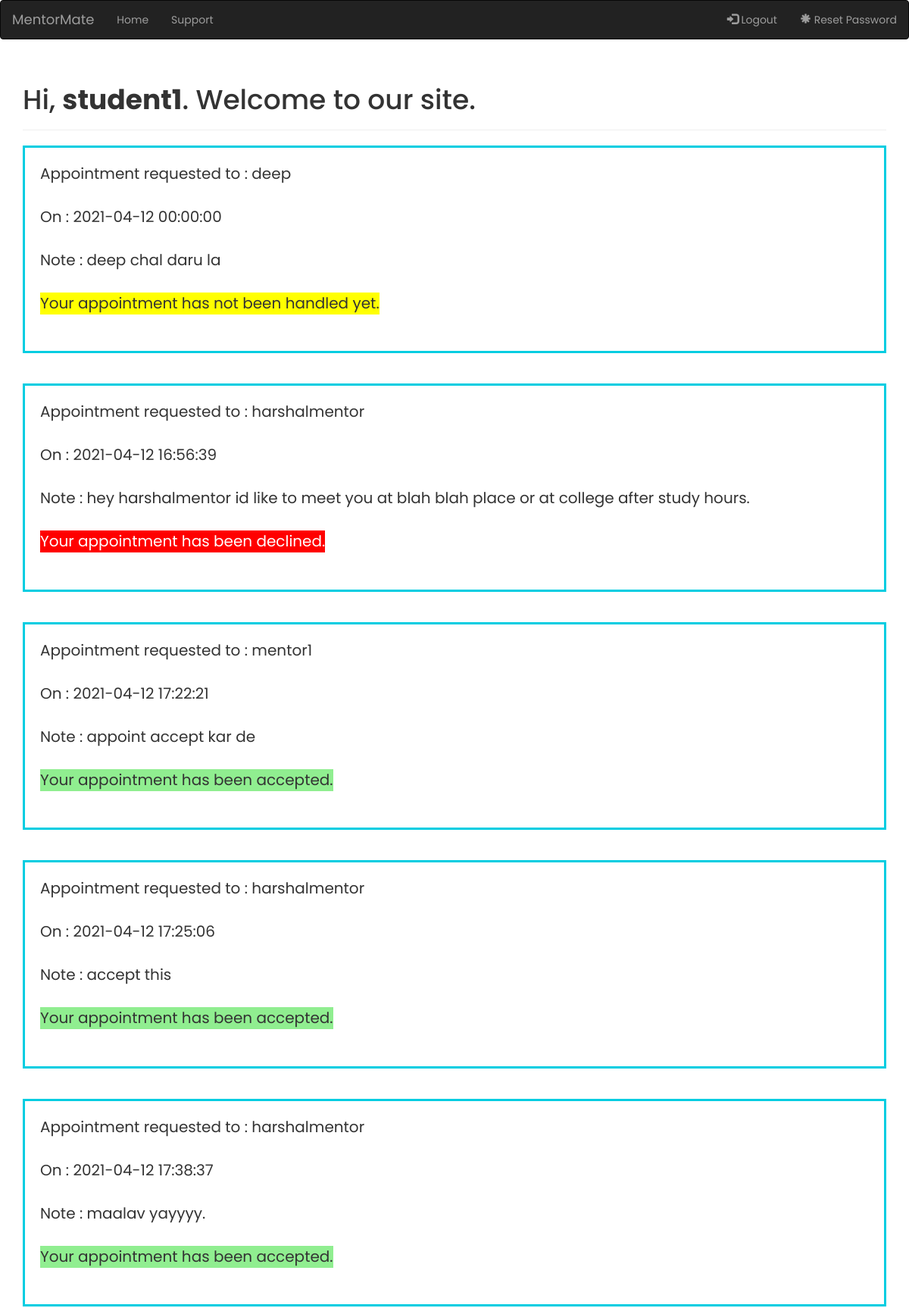
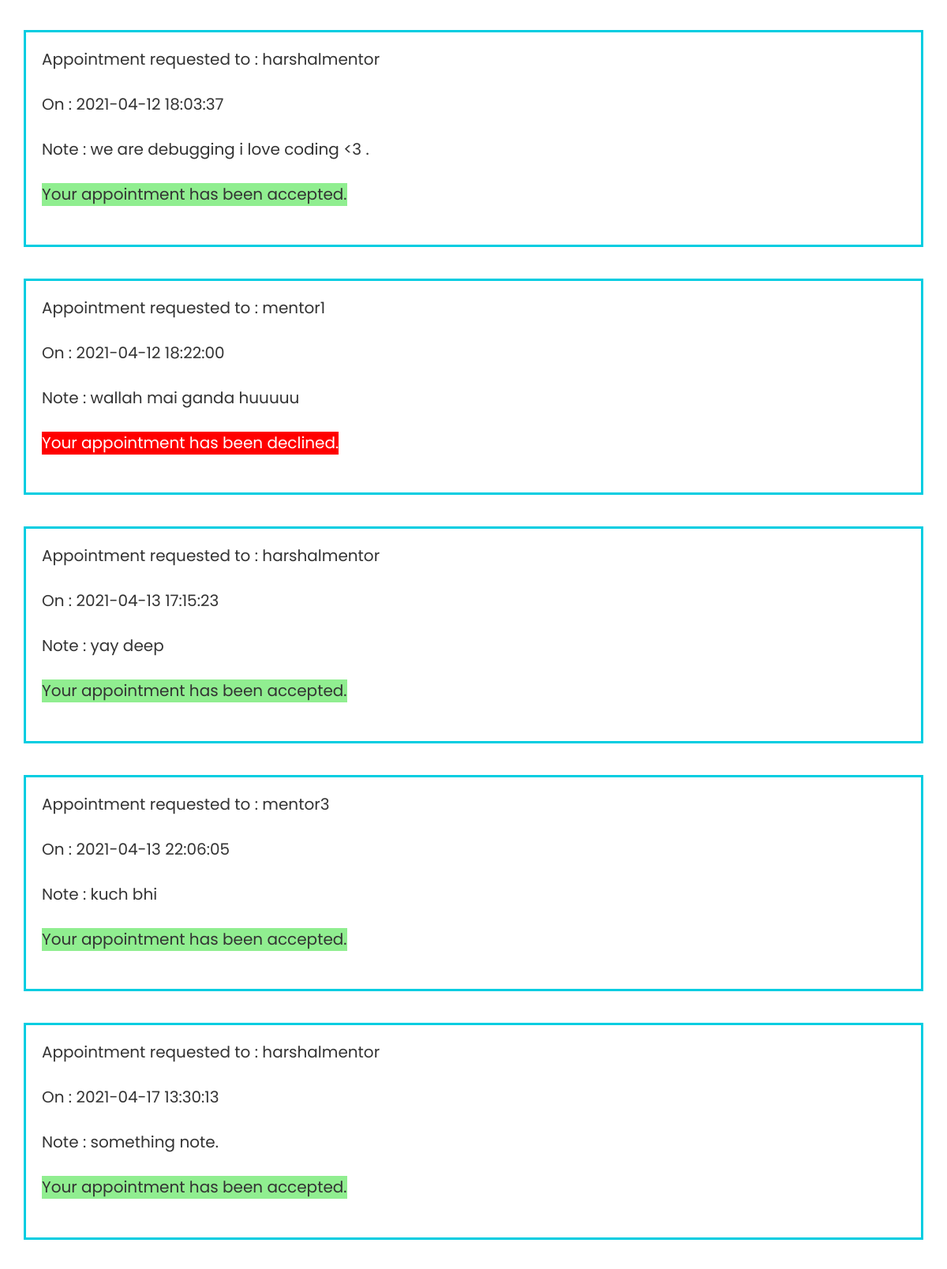
The app's page /mentor-mate-edits/check_appointment_student.php (signed in, upper part) with its own data (2 pictures, top to bottom).
### tables this page shows
CREATE TABLE `appointment` (
  `appointment_id` int(11) NOT NULL,
  `student_user` varchar(50) NOT NULL,
  `mentor_user` varchar(50) NOT NULL,
  `note` varchar(100) NOT NULL,
  `appointment_accepted` int(1) NOT NULL DEFAULT 0,
  `appointment_declined` int(1) NOT NULL DEFAULT 0,
  `appointment_status` int(1) NOT NULL,
  `created_at` datetime NOT NULL DEFAULT current_timestamp()
);

### mentor-mate-edits/check_appointment_student.php (the view, shortened to what this page needs)
<?php
require_once "config.php";
?>
<!DOCTYPE html>
<html lang="en">
<head>
    <link rel="stylesheet" href="https://maxcdn.bootstrapcdn.com/bootstrap/3.4.1/css/bootstrap.min.css">
    <link rel="stylesheet" href="check_appointment_style.css">
</head>
<body>
<nav class="navbar navbar-inverse">
<div class="container-fluid">
    <div class="navbar-header">
    <a class="navbar-brand" href="home_page.php">MentorMate</a>
    </div>
    <ul class="nav navbar-nav">
        <li ><a href="home_page.php">Home</a></li>
        <li ><a href="home_page.php #support_start">Support</a></li>
    </ul>
    <ul class="nav navbar-nav navbar-right">
        <li><a href="logout.php"><span class="glyphicon glyphicon-log-in"></span> Logout</a></li>
        <li><a href="reset-password.php"><span class="glyphicon glyphicon-asterisk"></span> Reset Password</a></li>
    </ul>
</div>
</nav>
<div class="container">
    <div class="page-header">
        <h1>Hi, <strong><?php echo htmlspecialchars($_SESSION["username"]); ?></strong>. Welcome to our site.</h1>
    </div>
    <?php
        $loggedin_username = $_SESSION['username'];
        $sql = "SELECT * FROM appointment WHERE student_user =  '$loggedin_username'";
        $result = mysqli_query($link, $sql);
        if (mysqli_num_rows($result) > 0)
        {
            while ($row = mysqli_fetch_array($result))
            {
                echo '<div class="maman">';
                echo 'Appointment requested to : '.$row["mentor_user"].'<br><br>';
                echo 'On : '.$row["created_at"].'<br><br>';
                echo 'Note : '.$row["note"].'<br><br>';
                if ($row['appointment_status'] == 1)
                {
                    if ($row["appointment_accepted"] == 1)
                    {
                        echo '<p id=green_p>Your appointment has been accepted. </p><br><br>';
                    }
                    elseif ($row["appointment_declined"] == 1)
                    {
                        echo '<p id=red_p>Your appointment has been declined. </p><br><br>';
                    }
                }
                else
                {
                    echo '<p id=yellow_p>Your appointment has not been handled yet. </p><br><br>';
                }
                echo '</div><br><br>';
            }
        }
    ?>
</div>
</body>
</html>

### mentor-mate-edits/check_appointment_style.css (style rules this page uses)
body { font-family: Poppins; }
p { float: left; font-size: 20px; }
.maman { padding: 20px; font-size: 20px; height: fit-content; border: #00cde1 solid 3px; }
span { font-size: 15px; }
#green_p { background-color: lightgreen; }
#red_p { background-color: red; color: white }
#yellow_p { background-color: yellow; }

### records on screen
appointment: mentor_user "deep", created_at "2021-04-12 00:00:00", note "deep chal daru la", shows "Your appointment has not been handled yet."
appointment: mentor_user "harshalmentor", created_at "2021-04-12 16:56:39", note "hey harshalmentor id like to meet you at blah blah place or at college after study hours.", appointment_status "Your appointment has been declined."
appointment: mentor_user "mentor1", created_at "2021-04-12 17:22:21", note "appoint accept kar de", appointment_status "Your appointment has been accepted."
appointment: mentor_user "harshalmentor", created_at "2021-04-12 17:25:06", note "accept this", appointment_status "Your appointment has been accepted."
appointment: mentor_user "harshalmentor", created_at "2021-04-12 17:38:37", note "maalav yayyyy.", appointment_status "Your appointment has been accepted."
appointment: mentor_user "harshalmentor", created_at "2021-04-12 18:03:37", note "we are debugging i love coding <3 .", appointment_status "Your appointment has been accepted."
appointment: mentor_user "mentor1", created_at "2021-04-12 18:22:00", note "wallah mai ganda huuuuu", appointment_status "Your appointment has been declined."
appointment: mentor_user "harshalmentor", created_at "2021-04-13 17:15:23", note "yay deep", appointment_status "Your appointment has been accepted."
appointment: mentor_user "mentor3", created_at "2021-04-13 22:06:05", note "kuch bhi", appointment_status "Your appointment has been accepted."
appointment: mentor_user "harshalmentor", created_at "2021-04-17 13:30:13", note "something note.", appointment_status "Your appointment has been accepted."

### other values on screen
$_SESSION["username"] "student1"
